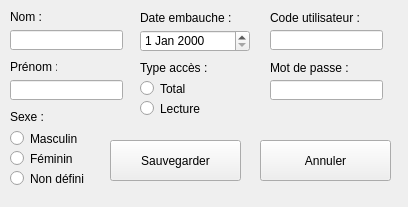
<?xml version="1.0" encoding="UTF-8"?>
<ui version="4.0">
 <class>Form</class>
 <widget class="QWidget" name="Form">
  <property name="geometry">
   <rect>
    <x>0</x>
    <y>0</y>
    <width>408</width>
    <height>207</height>
   </rect>
  </property>
  <property name="windowTitle">
   <string>Form</string>
  </property>
  <widget class="QLabel" name="label_2">
   <property name="geometry">
    <rect>
     <x>10</x>
     <y>10</y>
     <width>47</width>
     <height>13</height>
    </rect>
   </property>
   <property name="text">
    <string>Nom :</string>
   </property>
  </widget>
  <widget class="QLineEdit" name="lineEdit">
   <property name="geometry">
    <rect>
     <x>10</x>
     <y>30</y>
     <width>113</width>
     <height>20</height>
    </rect>
   </property>
  </widget>
  <widget class="QLabel" name="label_3">
   <property name="geometry">
    <rect>
     <x>10</x>
     <y>60</y>
     <width>47</width>
     <height>13</height>
    </rect>
   </property>
   <property name="text">
    <string>Prénom :</string>
   </property>
  </widget>
  <widget class="QLineEdit" name="lineEdit_2">
   <property name="geometry">
    <rect>
     <x>10</x>
     <y>80</y>
     <width>113</width>
     <height>20</height>
    </rect>
   </property>
  </widget>
  <widget class="QLabel" name="label_4">
   <property name="geometry">
    <rect>
     <x>10</x>
     <y>110</y>
     <width>47</width>
     <height>13</height>
    </rect>
   </property>
   <property name="text">
    <string>Sexe :</string>
   </property>
  </widget>
  <widget class="QRadioButton" name="radioButton">
   <property name="geometry">
    <rect>
     <x>10</x>
     <y>130</y>
     <width>82</width>
     <height>17</height>
    </rect>
   </property>
   <property name="text">
    <string>Masculin</string>
   </property>
  </widget>
  <widget class="QRadioButton" name="radioButton_2">
   <property name="geometry">
    <rect>
     <x>10</x>
     <y>150</y>
     <width>82</width>
     <height>17</height>
    </rect>
   </property>
   <property name="text">
    <string>Féminin</string>
   </property>
  </widget>
  <widget class="QRadioButton" name="radioButton_3">
   <property name="geometry">
    <rect>
     <x>10</x>
     <y>170</y>
     <width>82</width>
     <height>17</height>
    </rect>
   </property>
   <property name="text">
    <string>Non défini</string>
   </property>
  </widget>
  <widget class="QLabel" name="label_5">
   <property name="geometry">
    <rect>
     <x>140</x>
     <y>10</y>
     <width>91</width>
     <height>16</height>
    </rect>
   </property>
   <property name="text">
    <string>Date embauche :</string>
   </property>
  </widget>
  <widget class="QDateEdit" name="dateEdit">
   <property name="geometry">
    <rect>
     <x>140</x>
     <y>30</y>
     <width>110</width>
     <height>22</height>
    </rect>
   </property>
  </widget>
  <widget class="QLabel" name="label_6">
   <property name="geometry">
    <rect>
     <x>270</x>
     <y>10</y>
     <width>111</width>
     <height>16</height>
    </rect>
   </property>
   <property name="text">
    <string>Code utilisateur :</string>
   </property>
  </widget>
  <widget class="QLineEdit" name="lineEdit_3">
   <property name="geometry">
    <rect>
     <x>270</x>
     <y>30</y>
     <width>113</width>
     <height>20</height>
    </rect>
   </property>
  </widget>
  <widget class="QLabel" name="label_7">
   <property name="geometry">
    <rect>
     <x>270</x>
     <y>60</y>
     <width>111</width>
     <height>16</height>
    </rect>
   </property>
   <property name="text">
    <string>Mot de passe :</string>
   </property>
  </widget>
  <widget class="QLineEdit" name="lineEdit_5">
   <property name="geometry">
    <rect>
     <x>270</x>
     <y>80</y>
     <width>113</width>
     <height>20</height>
    </rect>
   </property>
  </widget>
  <widget class="QRadioButton" name="radioButton_4">
   <property name="geometry">
    <rect>
     <x>140</x>
     <y>80</y>
     <width>82</width>
     <height>17</height>
    </rect>
   </property>
   <property name="text">
    <string>Total</string>
   </property>
  </widget>
  <widget class="QRadioButton" name="radioButton_5">
   <property name="geometry">
    <rect>
     <x>140</x>
     <y>100</y>
     <width>82</width>
     <height>17</height>
    </rect>
   </property>
   <property name="text">
    <string>Lecture</string>
   </property>
  </widget>
  <widget class="QLabel" name="label_8">
   <property name="geometry">
    <rect>
     <x>140</x>
     <y>60</y>
     <width>71</width>
     <height>16</height>
    </rect>
   </property>
   <property name="text">
    <string>Type accès :</string>
   </property>
  </widget>
  <widget class="QPushButton" name="pushButton">
   <property name="geometry">
    <rect>
     <x>110</x>
     <y>140</y>
     <width>131</width>
     <height>41</height>
    </rect>
   </property>
   <property name="text">
    <string>Sauvegarder</string>
   </property>
  </widget>
  <widget class="QPushButton" name="pushButton_2">
   <property name="geometry">
    <rect>
     <x>260</x>
     <y>140</y>
     <width>131</width>
     <height>41</height>
    </rect>
   </property>
   <property name="text">
    <string>Annuler</string>
   </property>
  </widget>
 </widget>
 <resources/>
 <connections/>
</ui>
